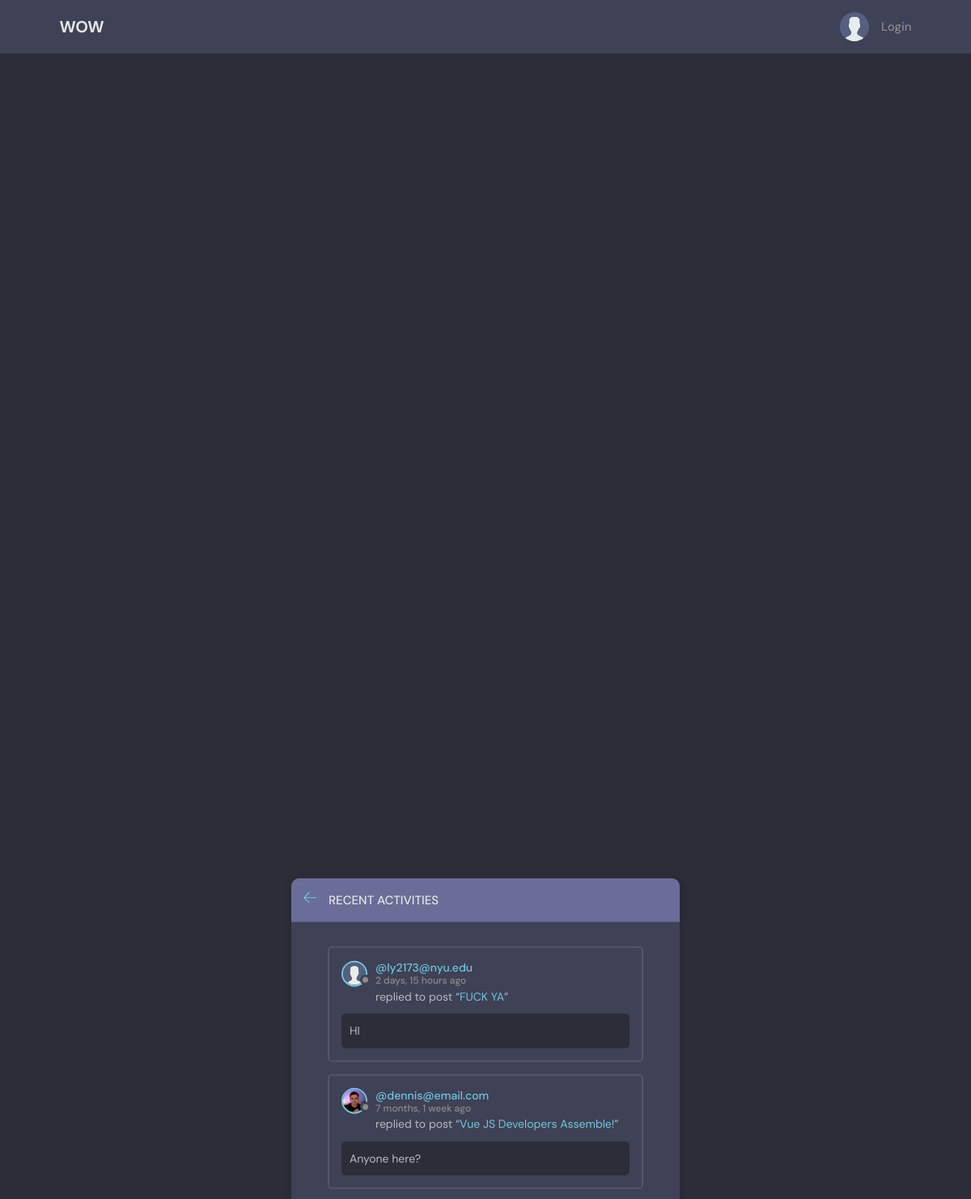
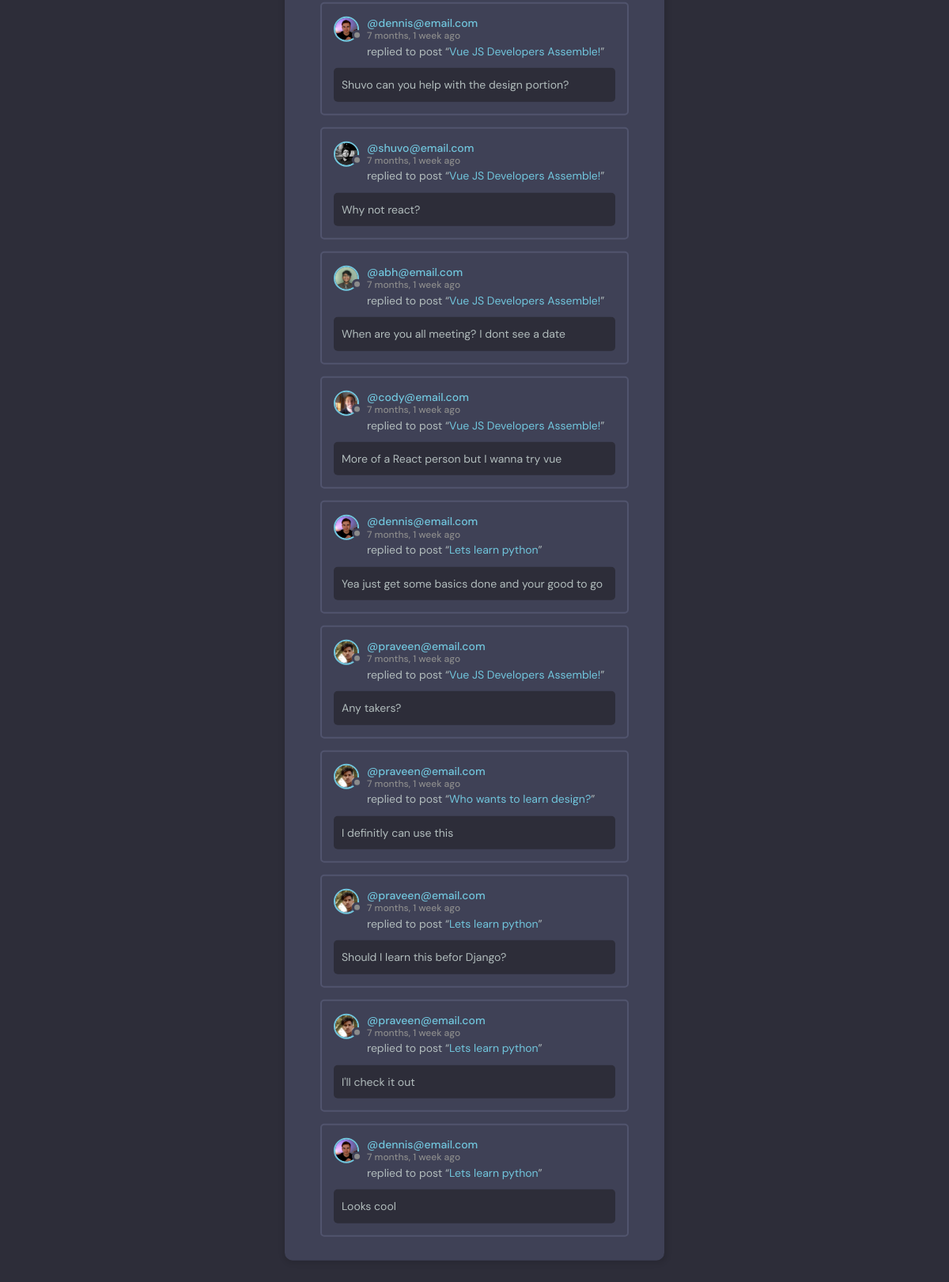
The page /activity/ on the database its author committed (2 pictures, top to bottom).
### base/models.py (models this page shows, shortened)
class Message(models.Model):
    user = models.ForeignKey(User, on_delete=models.CASCADE)
    room = models.ForeignKey(Room, on_delete=models.CASCADE)
    body = models.TextField()
    updated = models.DateTimeField(auto_now=True)
    created = models.DateTimeField(auto_now_add=True)
    class Meta:
        ordering = ['-updated', '-created']

class User(AbstractUser):
    name = models.CharField(max_length=200, null=True)
    email = models.EmailField(unique=True, null=True)
    bio = models.TextField(null=True)
    avatar = models.ImageField(null=True, default="avatar.svg")
    USERNAME_FIELD = 'email'
    REQUIRED_FIELDS = []

class Room(models.Model):
    host = models.ForeignKey(User, on_delete=models.SET_NULL, null=True)
    topic = models.ForeignKey(Topic, on_delete=models.SET_NULL, null=True)
    name = models.CharField(max_length=200)
    description = models.TextField(null=True, blank=True)
    participants = models.ManyToManyField(
        User, related_name='participants', blank=True)
    updated = models.DateTimeField(auto_now=True)
    created = models.DateTimeField(auto_now_add=True)
    class Meta:
        ordering = ['-updated', '-created']
    def __str__(self):
        return self.name

### base/views.py (the view)
# urls.py: path('activity/', views.activityPage, name="activity"),
def activityPage(request):
    room_messages = Message.objects.all()
    return render(request, 'base/activity.html', {'room_messages': room_messages})

### base/templates/base/activity.html (shortened to what this page needs)
{% extends 'main.html' %}
{% block content %}
<main class="layout">
  <div class="container">
    <div class="layout__box">
      <div class="layout__boxHeader">
        <div class="layout__boxTitle">
          <a href="{% url 'home' %}">
            <svg version="1.1" xmlns="http://www.w3.org/2000/svg" width="32" height="32" viewBox="0 0 32 32">
              <title>arrow-left</title>
              <path
                d="M13.723 2.286l-13.723 13.714 13.719 13.714 1.616-1.611-10.96-10.96h27.625v-2.286h-27.625l10.965-10.965-1.616-1.607z">
              </path>
              </path>
            </svg>
          </a>
          <h3>Recent Activities</h3>
        </div>
      </div>
      <div class="activities-page layout__body">
        {% for message in room_messages %}
        <div class="activities__box">
          <div class="activities__boxHeader roomListRoom__header">
            <a href="{% url 'user-profile' message.user.id %}" class="roomListRoom__author">
              <div class="avatar avatar--small">
                <img src="{{message.user.avatar.url}}" />
              </div>
              <p>
                @{{message.user}}
                <span>{{message.created|timesince}} ago</span>
              </p>
            </a>
          </div>
          <div class="activities__boxContent">
            <p>replied to post “<a href="{% url 'room' message.room.id %}">{{message.room}}</a>”</p>
            <div class="activities__boxRoomContent">
              {{message.body}}
            </div>
          </div>
        </div>
        {% endfor %}
      </div>
    </div>
  </div>
</main>
{% endblock content %}

### static/styles/style.css (style rules this page uses)
:root { --color-main: #71c6dd; --color-main-light: #e1f6fb; --color-dark: #3f4156; --color-dark-medium: #51546e; --color-dark-light: #696d97; --color-light: #e5e5e5; --color-gray: #8b8b8b; --color-light-gray: #b2bdbd; --color-bg: #2d2d39; --color-success: #5dd693; --color-error: #fc4b0b; }
* { font-family: "DM Sans", -apple-system, BlinkMacSystemFont, "Segoe UI", Roboto, Oxygen, Ubuntu, Cantarell, "Open Sans", "Helvetica Neue", sans-serif; margin: 0; padding: 0; box-sizing: border-box; text-rendering: optimizeLegibility; font-size: inherit; }
html { font-size: 56.25%; }
@media only screen and (min-width: 1200px) { html { font-size: 62.5%; } }
body { line-height: 1.6; font-weight: 400; font-size: 1.5rem; color: var(--color-light-gray); background-color: var(--color-bg); min-height: 500vh; }
img { width: 100%; }
a { display: inline-block; color: var(--color-main); text-decoration: none; }
.container { max-width: 120rem; width: 90%; margin: auto; }
.avatar { position: relative; display: inline-block; border-radius: 50%; border: 2px solid var(--color-main); }
.avatar img { display: block; border-radius: 50%; object-fit: cover; object-position: center; }
.avatar::after { content: ""; display: block; position: absolute; background-color: var(--color-gray); z-index: 111; border-radius: 50%; border: 0.3rem solid var(--color-dark); }
.avatar.avatar--small img { width: 2.8rem; height: 2.8rem; }
.avatar.avatar--small:after { width: 0.7rem; height: 0.7rem; bottom: 0px; right: -6px; }
.layout { margin-top: 2.4rem; }
.layout > .container { display: flex; justify-content: space-between; align-items: flex-start; }
.layout__box { width: 90%; max-width: 48rem; min-height: 40rem; position: absolute; top: 50%; left: 50%; transform: translate(-50%, -46%); background-color: var(--color-dark); border-radius: 1rem; box-shadow: 1px 1px 6px 3px rgba(0, 0, 0, 0.1); overflow: hidden; }
.layout__boxHeader { display: flex; padding: 1.5rem; background-color: var(--color-dark-light); }
.layout__boxTitle { display: flex; gap: 1.5rem; align-items: center; }
.layout__boxTitle h3 { text-transform: uppercase; font-weight: 500; color: var(--color-light); }
.layout__boxTitle svg { width: 1.6rem; height: 1.6rem; fill: var(--color-main); }
.layout__body { margin: 3rem; }
.roomListRoom__header { display: flex; justify-content: space-between; align-items: center; }
.roomListRoom__author { font-weight: 500; display: flex; align-items: center; gap: 1rem; }
.activities__box { margin: 1.5rem; padding: 1.5rem; border: 2px solid var(--color-dark-medium); border-radius: 5px; }
.activities__boxHeader p { font-size: 1.4rem; line-height: 1.3; }
.activities__boxHeader p span { color: var(--color-gray); font-size: 1.2rem; display: block; }
.activities__boxContent { margin-left: 4.2rem; }
.activities__boxContent { font-size: 1.4rem; }
.activities__boxRoomContent { background: var(--color-bg); padding: 1rem; border-radius: 5px; margin-top: 1rem; margin-left: -4.2rem; }

### rows shown on the page
Message: user.avatar (placeholder picture), user "ly2173@nyu.edu", created "2 days, 15 hours", room "FUCK YA", body "HI"
Message: user.avatar (picture), user "dennis@email.com", created "7 months, 1 week", room "Vue JS Developers Assemble!", body "Anyone here?"
Message: user.avatar (picture), user "dennis@email.com", created "7 months, 1 week", room "Vue JS Developers Assemble!", body "Shuvo can you help with the design portion?"
Message: user.avatar (picture), user "shuvo@email.com", created "7 months, 1 week", room "Vue JS Developers Assemble!", body "Why not react?"
Message: user.avatar (picture), user "abh@email.com", created "7 months, 1 week", room "Vue JS Developers Assemble!", body "When are you all meeting? I dont see a date"
Message: user.avatar (picture), user "cody@email.com", created "7 months, 1 week", room "Vue JS Developers Assemble!", body "More of a React person but I wanna try vue"
Message: user.avatar (picture), user "dennis@email.com", created "7 months, 1 week", room "Lets learn python", body "Yea just get some basics done and your good to go"
Message: user.avatar (picture), user "praveen@email.com", created "7 months, 1 week", room "Vue JS Developers Assemble!", body "Any takers?"
Message: user.avatar (picture), user "praveen@email.com", created "7 months, 1 week", room "Who wants to learn design?", body "I definitly can use this"
Message: user.avatar (picture), user "praveen@email.com", created "7 months, 1 week", room "Lets learn python", body "Should I learn this befor Django?"
Message: user.avatar (picture), user "praveen@email.com", created "7 months, 1 week", room "Lets learn python", body "I'll check it out"
Message: user.avatar (picture), user "dennis@email.com", created "7 months, 1 week", room "Lets learn python", body "Looks cool"
